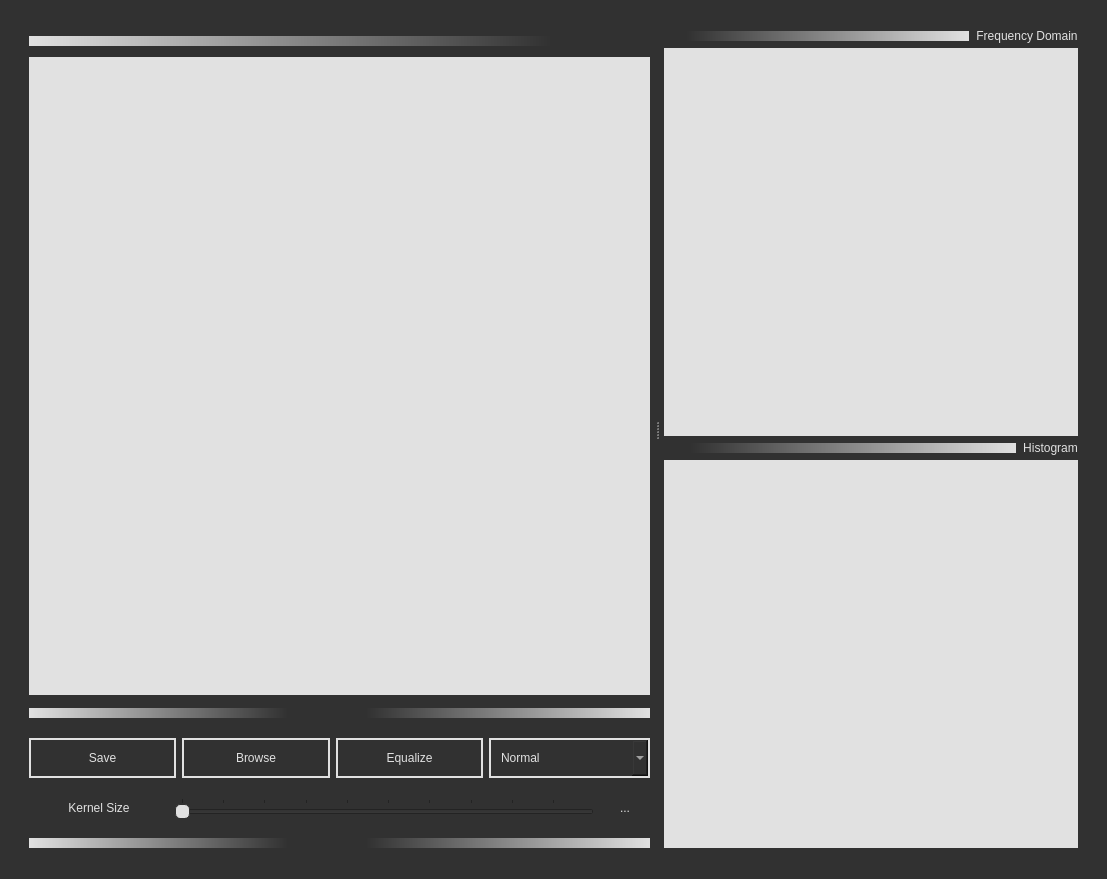
<?xml version="1.0" encoding="UTF-8"?>
<ui version="4.0">
 <class>MainWindow</class>
 <widget class="QMainWindow" name="MainWindow">
  <property name="geometry">
   <rect>
    <x>0</x>
    <y>0</y>
    <width>1107</width>
    <height>879</height>
   </rect>
  </property>
  <property name="windowTitle">
   <string>Image Filters</string>
  </property>
  <property name="windowIcon">
   <iconset>
    <normaloff>images/icon.png</normaloff>images/icon.png</iconset>
  </property>
  <property name="styleSheet">
   <string notr="true">* {
	font: 12pt &quot;Candara&quot;;
	color: rgb(225, 225, 225);
/*	background-color: rgb(39, 39, 52);*/
	background-color: rgb(49, 49, 49);
}

#saveButton ,#openButton, #Equalize, #comboBox {
	border: 2px solid #e1e1e1;
	padding-right: 10px;
	padding-left: 10px;
}

#fftWidget, #histoWidget, #imageview {
/*	background-color: rgb(176, 187, 255);*/
/*	background-color: rgb(4, 144, 145);*/
	background-color: #e1e1e1;
}

#filterSize::handle:horizontal {
	background: #e1e1e1;
    border: 1px solid rgb(49, 49, 49);
    width: 10px;
    margin: -2px 0;
    border-radius: 5px;
}

#label_3, #label_2 {
	background: None;
	padding-left: 7px;
}</string>
  </property>
  <widget class="QWidget" name="centralwidget">
   <layout class="QGridLayout" name="gridLayout">
    <item row="0" column="0">
     <widget class="QSplitter" name="splitter">
      <property name="orientation">
       <enum>Qt::Horizontal</enum>
      </property>
      <widget class="QWidget" name="layoutWidget">
       <layout class="QVBoxLayout" name="verticalLayout_2" stretch="0,1,0,0,0,0">
        <property name="leftMargin">
         <number>20</number>
        </property>
        <property name="topMargin">
         <number>20</number>
        </property>
        <property name="rightMargin">
         <number>5</number>
        </property>
        <item>
         <layout class="QHBoxLayout" name="horizontalLayout_9" stretch="1">
          <item>
           <layout class="QHBoxLayout" name="horizontalLayout_5" stretch="0">
            <property name="topMargin">
             <number>7</number>
            </property>
            <property name="bottomMargin">
             <number>5</number>
            </property>
            <item>
             <widget class="QLabel" name="label_54">
              <property name="maximumSize">
               <size>
                <width>16777215</width>
                <height>10</height>
               </size>
              </property>
              <property name="styleSheet">
               <string notr="true">background-color: rgb(6, 87, 88);
background-color: qlineargradient(spread:pad, x1:0, y1:1, x2:1, y2:1, stop:0 rgba(175, 175, 175, 255), stop:0.915423 rgba(49, 49, 49, 255));
background-color: qlineargradient(spread:pad, x1:0, y1:1, x2:1, y2:1, stop:0 rgb(225, 225, 225, 255), stop:0.840796 rgba(49, 49, 49, 255));</string>
              </property>
              <property name="text">
               <string/>
              </property>
             </widget>
            </item>
           </layout>
          </item>
         </layout>
        </item>
        <item>
         <widget class="QLabel" name="imageview">
          <property name="minimumSize">
           <size>
            <width>600</width>
            <height>600</height>
           </size>
          </property>
          <property name="maximumSize">
           <size>
            <width>2000</width>
            <height>2000</height>
           </size>
          </property>
          <property name="styleSheet">
           <string notr="true"/>
          </property>
          <property name="text">
           <string/>
          </property>
          <property name="alignment">
           <set>Qt::AlignCenter</set>
          </property>
         </widget>
        </item>
        <item>
         <layout class="QHBoxLayout" name="horizontalLayout_4" stretch="1,1">
          <property name="topMargin">
           <number>7</number>
          </property>
          <property name="bottomMargin">
           <number>7</number>
          </property>
          <item>
           <widget class="QLabel" name="label_53">
            <property name="maximumSize">
             <size>
              <width>16777215</width>
              <height>10</height>
             </size>
            </property>
            <property name="styleSheet">
             <string notr="true">background-color: rgb(6, 87, 88);
background-color: qlineargradient(spread:pad, x1:0, y1:1, x2:1, y2:1, stop:0 rgba(175, 175, 175, 255), stop:0.915423 rgba(49, 49, 49, 255));
background-color: qlineargradient(spread:pad, x1:0, y1:1, x2:1, y2:1, stop:0 rgb(225, 225, 225, 255), stop:0.840796 rgba(49, 49, 49, 255));</string>
            </property>
            <property name="text">
             <string/>
            </property>
           </widget>
          </item>
          <item>
           <widget class="QLabel" name="label_58">
            <property name="maximumSize">
             <size>
              <width>16777215</width>
              <height>10</height>
             </size>
            </property>
            <property name="styleSheet">
             <string notr="true">background-color: rgb(6, 87, 88);

background-color: qlineargradient(spread:pad, x1:0, y1:0, x2:1, y2:0, stop:0.0746269 rgba(49, 49, 49, 255), stop:1 rgb(225, 225, 225, 255));</string>
            </property>
            <property name="text">
             <string/>
            </property>
           </widget>
          </item>
         </layout>
        </item>
        <item>
         <layout class="QHBoxLayout" name="horizontalLayout" stretch="1,1,1,1">
          <property name="topMargin">
           <number>7</number>
          </property>
          <property name="bottomMargin">
           <number>7</number>
          </property>
          <item>
           <widget class="QPushButton" name="saveButton">
            <property name="minimumSize">
             <size>
              <width>0</width>
              <height>40</height>
             </size>
            </property>
            <property name="text">
             <string>Save</string>
            </property>
           </widget>
          </item>
          <item>
           <widget class="QPushButton" name="openButton">
            <property name="minimumSize">
             <size>
              <width>0</width>
              <height>40</height>
             </size>
            </property>
            <property name="cursor">
             <cursorShape>PointingHandCursor</cursorShape>
            </property>
            <property name="styleSheet">
             <string notr="true"/>
            </property>
            <property name="text">
             <string>Browse</string>
            </property>
           </widget>
          </item>
          <item>
           <widget class="QPushButton" name="Equalize">
            <property name="minimumSize">
             <size>
              <width>0</width>
              <height>40</height>
             </size>
            </property>
            <property name="cursor">
             <cursorShape>PointingHandCursor</cursorShape>
            </property>
            <property name="styleSheet">
             <string notr="true"/>
            </property>
            <property name="text">
             <string>Equalize</string>
            </property>
           </widget>
          </item>
          <item>
           <widget class="QComboBox" name="comboBox">
            <property name="minimumSize">
             <size>
              <width>0</width>
              <height>40</height>
             </size>
            </property>
            <property name="cursor">
             <cursorShape>PointingHandCursor</cursorShape>
            </property>
            <property name="styleSheet">
             <string notr="true"/>
            </property>
            <property name="frame">
             <bool>true</bool>
            </property>
            <item>
             <property name="text">
              <string>Normal</string>
             </property>
            </item>
            <item>
             <property name="text">
              <string>Median filter</string>
             </property>
            </item>
            <item>
             <property name="text">
              <string>Laplacian filter</string>
             </property>
            </item>
            <item>
             <property name="text">
              <string>Low pass filter</string>
             </property>
            </item>
            <item>
             <property name="text">
              <string>High pass filter</string>
             </property>
            </item>
            <item>
             <property name="text">
              <string>Low pass filter spatial</string>
             </property>
            </item>
            <item>
             <property name="text">
              <string>High pass filter spatial</string>
             </property>
            </item>
           </widget>
          </item>
         </layout>
        </item>
        <item>
         <layout class="QHBoxLayout" name="horizontalLayout_2" stretch="1,3,1">
          <property name="topMargin">
           <number>7</number>
          </property>
          <property name="bottomMargin">
           <number>7</number>
          </property>
          <item>
           <widget class="QLabel" name="sliderLabel">
            <property name="text">
             <string>Kernel Size</string>
            </property>
            <property name="alignment">
             <set>Qt::AlignCenter</set>
            </property>
           </widget>
          </item>
          <item>
           <widget class="QSlider" name="filterSize">
            <property name="cursor">
             <cursorShape>PointingHandCursor</cursorShape>
            </property>
            <property name="minimum">
             <number>1</number>
            </property>
            <property name="singleStep">
             <number>4</number>
            </property>
            <property name="value">
             <number>1</number>
            </property>
            <property name="orientation">
             <enum>Qt::Horizontal</enum>
            </property>
            <property name="tickPosition">
             <enum>QSlider::TicksAbove</enum>
            </property>
            <property name="tickInterval">
             <number>10</number>
            </property>
           </widget>
          </item>
          <item>
           <widget class="QLabel" name="sliderValue">
            <property name="maximumSize">
             <size>
              <width>50</width>
              <height>16777215</height>
             </size>
            </property>
            <property name="text">
             <string>...</string>
            </property>
            <property name="alignment">
             <set>Qt::AlignCenter</set>
            </property>
           </widget>
          </item>
         </layout>
        </item>
        <item>
         <layout class="QHBoxLayout" name="horizontalLayout_8" stretch="1,1">
          <property name="topMargin">
           <number>7</number>
          </property>
          <property name="bottomMargin">
           <number>0</number>
          </property>
          <item>
           <widget class="QLabel" name="label_57">
            <property name="maximumSize">
             <size>
              <width>16777215</width>
              <height>10</height>
             </size>
            </property>
            <property name="styleSheet">
             <string notr="true">background-color: rgb(6, 87, 88);
background-color: qlineargradient(spread:pad, x1:0, y1:1, x2:1, y2:1, stop:0 rgba(175, 175, 175, 255), stop:0.915423 rgba(49, 49, 49, 255));
background-color: qlineargradient(spread:pad, x1:0, y1:1, x2:1, y2:1, stop:0 rgb(225, 225, 225, 255), stop:0.840796 rgba(49, 49, 49, 255));</string>
            </property>
            <property name="text">
             <string/>
            </property>
           </widget>
          </item>
          <item>
           <widget class="QLabel" name="label_62">
            <property name="maximumSize">
             <size>
              <width>16777215</width>
              <height>10</height>
             </size>
            </property>
            <property name="styleSheet">
             <string notr="true">background-color: rgb(6, 87, 88);

background-color: qlineargradient(spread:pad, x1:0, y1:0, x2:1, y2:0, stop:0.0746269 rgba(49, 49, 49, 255), stop:1 rgb(225, 225, 225, 255));</string>
            </property>
            <property name="text">
             <string/>
            </property>
           </widget>
          </item>
         </layout>
        </item>
       </layout>
      </widget>
      <widget class="QWidget" name="layoutWidget">
       <layout class="QVBoxLayout" name="verticalLayout" stretch="0,1,0,1">
        <property name="spacing">
         <number>0</number>
        </property>
        <property name="sizeConstraint">
         <enum>QLayout::SetDefaultConstraint</enum>
        </property>
        <property name="leftMargin">
         <number>5</number>
        </property>
        <property name="topMargin">
         <number>20</number>
        </property>
        <property name="rightMargin">
         <number>20</number>
        </property>
        <item>
         <layout class="QHBoxLayout" name="horizontalLayout_10" stretch="1,0">
          <property name="bottomMargin">
           <number>5</number>
          </property>
          <item>
           <widget class="QLabel" name="label_65">
            <property name="maximumSize">
             <size>
              <width>16777215</width>
              <height>10</height>
             </size>
            </property>
            <property name="styleSheet">
             <string notr="true">background-color: rgb(6, 87, 88);

background-color: qlineargradient(spread:pad, x1:0, y1:0, x2:1, y2:0, stop:0.0746269 rgba(49, 49, 49, 255), stop:1 rgb(225, 225, 225, 255));</string>
            </property>
            <property name="text">
             <string/>
            </property>
           </widget>
          </item>
          <item>
           <widget class="QLabel" name="label_3">
            <property name="text">
             <string>Frequency Domain</string>
            </property>
            <property name="alignment">
             <set>Qt::AlignCenter</set>
            </property>
           </widget>
          </item>
         </layout>
        </item>
        <item>
         <widget class="PlotWidget" name="fftWidget" native="true">
          <property name="minimumSize">
           <size>
            <width>400</width>
            <height>300</height>
           </size>
          </property>
          <property name="maximumSize">
           <size>
            <width>800</width>
            <height>16777215</height>
           </size>
          </property>
          <property name="styleSheet">
           <string notr="true"/>
          </property>
         </widget>
        </item>
        <item>
         <layout class="QHBoxLayout" name="horizontalLayout_3" stretch="1,0">
          <property name="topMargin">
           <number>5</number>
          </property>
          <property name="bottomMargin">
           <number>5</number>
          </property>
          <item>
           <widget class="QLabel" name="label_64">
            <property name="maximumSize">
             <size>
              <width>16777215</width>
              <height>10</height>
             </size>
            </property>
            <property name="styleSheet">
             <string notr="true">background-color: rgb(6, 87, 88);

background-color: qlineargradient(spread:pad, x1:0, y1:0, x2:1, y2:0, stop:0.0746269 rgba(49, 49, 49, 255), stop:1 rgb(225, 225, 225, 255));</string>
            </property>
            <property name="text">
             <string/>
            </property>
           </widget>
          </item>
          <item>
           <widget class="QLabel" name="label_2">
            <property name="text">
             <string>Histogram</string>
            </property>
            <property name="alignment">
             <set>Qt::AlignCenter</set>
            </property>
           </widget>
          </item>
         </layout>
        </item>
        <item>
         <widget class="PlotWidget" name="histoWidget" native="true">
          <property name="minimumSize">
           <size>
            <width>400</width>
            <height>300</height>
           </size>
          </property>
          <property name="maximumSize">
           <size>
            <width>800</width>
            <height>16777215</height>
           </size>
          </property>
          <property name="styleSheet">
           <string notr="true"/>
          </property>
         </widget>
        </item>
       </layout>
      </widget>
     </widget>
    </item>
   </layout>
  </widget>
  <widget class="QStatusBar" name="statusbar"/>
  <action name="actionopen">
   <property name="text">
    <string>Browse</string>
   </property>
  </action>
  <action name="actionremove">
   <property name="text">
    <string>remove</string>
   </property>
  </action>
  <action name="actionexit">
   <property name="text">
    <string>exit</string>
   </property>
  </action>
 </widget>
 <customwidgets>
  <customwidget>
   <class>PlotWidget</class>
   <extends>QWidget</extends>
   <header location="global">pyqtgraph</header>
   <container>1</container>
  </customwidget>
 </customwidgets>
 <resources/>
 <connections/>
</ui>
